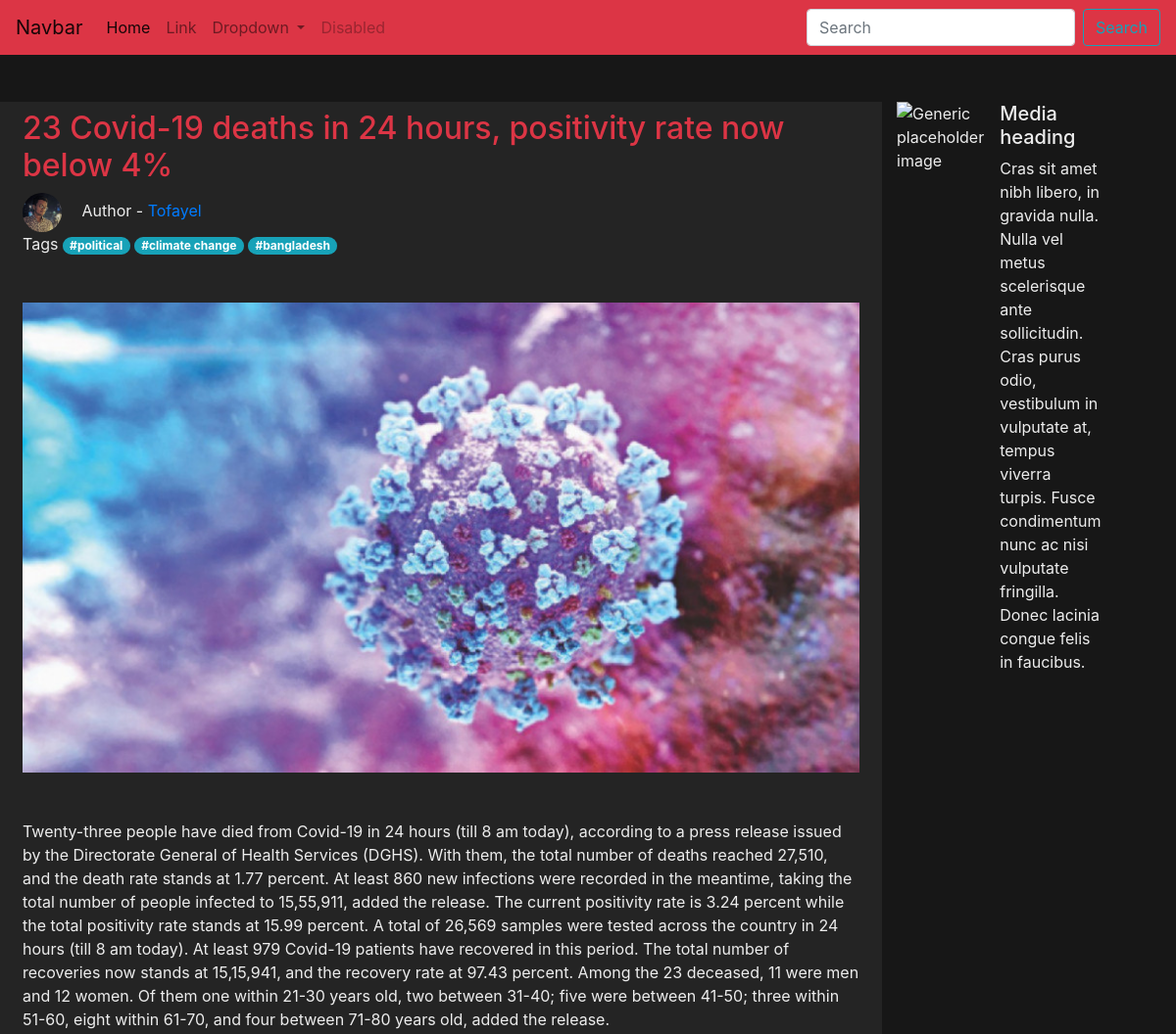
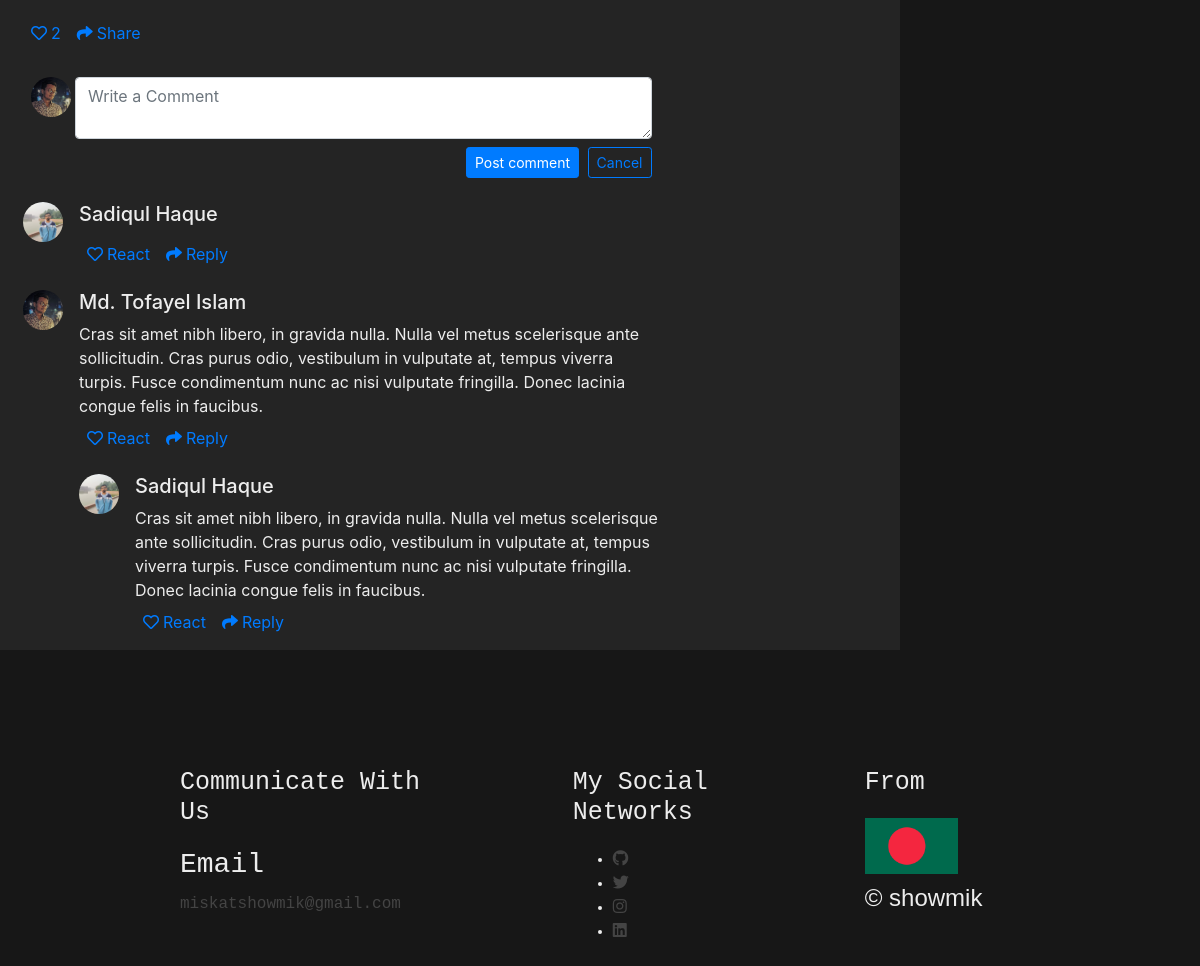
The page /news/2 on the database its author committed (2 pictures, top to bottom).
### blogs/models.py (models this page shows, shortened)
class Blog(models.Model):
    title = models.CharField(max_length=255)
    body = models.TextField(max_length=10000)
    img = models.ImageField(upload_to="media")
    author = models.ForeignKey(Author, on_delete=SET_NULL,null=True)
    time_created = models.DateTimeField(auto_now_add=True)
    react = models.IntegerField(blank=True, null=True)
    comment = models.ManyToManyField(Comment)
    category = models.ForeignKey(Category, on_delete=SET_NULL, null=True)
    tags = models.ManyToManyField(Tag)

class Author(models.Model):
    name = models.CharField(max_length=50)
    author_img = models.ImageField(upload_to="media")
    email = models.EmailField()
    institution = models.CharField(max_length=100 , blank=True,null=True)
    study_subject = models.CharField(max_length=100, blank=True, null=True)
    current_year = models.CharField(max_length=50, blank=True, null=True)
    github = models.CharField(max_length=100, blank=True, null=True)
    facebook = models.CharField(max_length=100, blank=True, null=True)
    Twitter = models.CharField(max_length=100, blank=True, null=True)

class Tag(models.Model):
    name = models.CharField(max_length=100, blank=True, null=True)
    def __str__(self):
        return self.name

### blogs/views.py (the view)
# urls.py: path('news/<int:pk>', views.home2, name='news')
def home2(request, pk):
    current_blog = Blog.objects.get(id=pk)
    tag = current_blog.tags.all()
    tags = []
    for i in range(len(tag)):
        tags.append(tag[i])
    context = {
        'current': current_blog,
        'tags': tags
    }
    return render(request, 'blogs/single_blog_page.html', context)

### templates/blogs/single_blog_page.html (shortened to what this page needs)
{% load static %}
<!DOCTYPE html>
<html lang="en">
<head>
    <link
            rel="stylesheet"
            href="https://stackpath.bootstrapcdn.com/bootstrap/4.1.1/css/bootstrap.min.css"
    />
    <link
            rel="stylesheet"
            href="https://use.fontawesome.com/releases/v5.15.3/css/all.css"
    />
    <link rel="stylesheet" href="{% static 'css/style2.css' %}"/>
</head>
<body>
{% include 'blogs/navbar.html' %}
<main class="container-fluid my-5">
    <div class="row">
        <div class="col-9 main1">
            <div class="d-flex flex-column">
                <div class="p-2">
                    <h2 class="text-danger">
                        {{ current.title }}
                    </h2>
                    <img
                            class="mr-3 rounded-circle"
                            src="{% get_media_prefix %}{{ current.author.author_img }}"
                            width="40"
                            alt="Generic placeholder image"
                    />
                    <p class="d-inline">Author - <a href="">{{ current.author.name }}</a></p>
                    <div class="tag">
                        <span>Tags</span>
                    {% for tag in tags %}
                        <span class="badge badge-pill badge-info">#{{ tag }}</span>
                    {% endfor %}
                    </div>
                    <img src="{% get_media_prefix %}{{ current.img }}" class="img-fluid my-5" alt="Responsive image">
                    <p>
                        {{ current.body }}
                    </p>
                    <div class="">
                        <div class="d-flex flex-row fs-12">
                            <div class="like p-2 cursor">
                                <a href=""
                                ><i class="far fa-heart"></i
                                ><span class="ml-1">{{ current.react }}</span></a
                                >
                            </div>
                            <div class="like p-2 cursor">
                                <a href=""
                                ><i class="fa fa-share"></i
                                ><span class="ml-1">Share</span></a
                                >
                            </div>
                        </div>
                    </div>
                </div>
                <div class="p-2 w-75">
                    <div class="p-2">
                        <div class="d-flex flex-row align-items-start">
                            <img
                                    class="rounded-circle"
                                    src="{% static 'images/tofayel.jpg' %}"
                                    width="40"
                            /><textarea
                                class="form-control ml-1 shadow-none textarea"
                                placeholder="Write a Comment"
                        ></textarea>
                        </div>
                        <div class="mt-2 text-right">
                            <button
                                    class="btn btn-primary btn-sm shadow-none"
                                    type="button"
                            >
                                Post comment
                            </button
                            >
                            <button
                                    class="btn btn-outline-primary btn-sm ml-1 shadow-none"
                                    type="button"
                            >
                                Cancel
                            </button>
                        </div>
                    </div>
                </div>
                <div class="p-2 w-75">
                    <div class="media">
                        <img
                                class="mr-3 rounded-circle"
                                src="{% static 'images/sadi.jpg' %}"
                                width="40"
                                alt="Generic placeholder image"
                        />
                        <div class="media-body">
                            <h5 class="mt-0">Sadiqul Haque</h5>
                            <div class="">
                                <div class="d-flex flex-row fs-12">
                                    <div class="like p-2 cursor">
                                        <a href=""
                                        ><i class="far fa-heart"></i
                                        ><span class="ml-1">React</span></a
                                        >
                                    </div>
                                    <div class="like p-2 cursor">
                                        <a href=""
                                        ><i class="fa fa-share"></i
                                        ><span class="ml-1">Reply</span></a
                                        >
                                    </div>
                                </div>
                            </div>
                        </div>
                    </div>
                </div>
                <div class="p-2">
                    <div class="media w-75">
                        <img
                                class="mr-3 rounded-circle"
                                src="{% static 'images/tofayel.jpg' %}" width="40"
                                alt="Generic placeholder image"
                        />
                        <div class="media-body">
                            <h5 class="mt-0">Md. Tofayel Islam</h5>
                            Cras sit amet nibh libero, in gravida nulla. Nulla vel metus
                            scelerisque ante sollicitudin. Cras purus odio, vestibulum in
                            vulputate at, tempus viverra turpis. Fusce condimentum nunc ac
                            nisi vulputate fringilla. Donec lacinia congue felis in
                            faucibus.
                            <div class="">
                                <div class="d-flex flex-row fs-12">
                                    <div class="like p-2 cursor">
                                        <a href=""
                                        ><i class="far fa-heart"></i
                                        ><span class="ml-1">React</span></a
                                        >
                                    </div>
                                    <div class="like p-2 cursor">
                                        <a href=""
                                        ><i class="fa fa-share"></i
                                        ><span class="ml-1">Reply</span></a
                                        >
                                    </div>
                                </div>
                            </div>
                            <div class="media mt-3">
                                <a class="pr-3" href="#">
                                    <img src="{% static 'images/sadi.jpg' %}"
                                         class="rounded-circle"
                                         width="40"
                                         alt="Generic placeholder image"
                                    />
                                </a>
                                <div class="media-body">
                                    <h5 class="mt-0">Sadiqul Haque</h5>
                                    Cras sit amet nibh libero, in gravida nulla. Nulla vel
                                    metus scelerisque ante sollicitudin. Cras purus odio,
                                    vestibulum in vulputate at, tempus viverra turpis. Fusce
                                    condimentum nunc ac nisi vulputate fringilla. Donec
                                    lacinia congue felis in faucibus.
                                    <div class="">
                                        <div class="d-flex flex-row fs-12">
                                            <div class="like p-2 cursor">
                                                <a href=""
                                                ><i class="far fa-heart"></i
                                                ><span class="ml-1">React</span></a
                                                >
                                            </div>
                                            <div class="like p-2 cursor">
                                                <a href=""
                                                ><i class="fa fa-share"></i
                                                ><span class="ml-1">Reply</span></a
                                                >
                                            </div>
                                        </div>
                                    </div>
                                </div>
                            </div>
                        </div>
                    </div>
                </div>
            </div>
        </div>
        <div class="col-2">
            <div class="media">
                <img class="mr-3" src="..." alt="Generic placeholder image"/>
                <div class="media-body">
                    <h5 class="mt-0">Media heading</h5>
                    Cras sit amet nibh libero, in gravida nulla. Nulla vel metus
                    scelerisque ante sollicitudin. Cras purus odio, vestibulum in
                    vulputate at, tempus viverra turpis. Fusce condimentum nunc ac
                    nisi vulputate fringilla. Donec lacinia congue felis in faucibus.
                </div>
            </div>
        </div>
    </div>
</main>
{% include 'blogs/footer.html' %}
</body>
</html>

### static/css/style2.css (style rules this page uses)
:root { --body_background_color:#171717; --body_font_color:#EDEDED; --red:#DA0037; --dark_grey:#444444; }
body { background-color: #171717; color: #EDEDED; }
.tag { width: 50%; }
.main1 { background-color: #242424; }

### rows shown on the page
Blog: title "23 Covid-19 deaths in 24 hours, positivity rate now below 4%", author.author_img (picture), author.name "Tofayel", img (picture), body "Twenty-three people have died from Covid-19 in 24 hours (till 8 am today), according to a press release issued by the Directorate General of Health Services (DGHS). With them, the total number of deaths reached 27,510, and the death rate stands at 1.77 percent. At least 860 new infections were recorded in the meantime, taking the total number of people infected to 15,55,911, added the release. The current positivity rate is 3.24 percent while the total positivity rate stands at 15.99 percent. A total of 26,569 samples were tested across the country in 24 hours (till 8 am today). At least 979 Covid-19 patients have recovered in this period. The total number of recoveries now stands at…", react "2"
Tag: name "political"
Tag: name "climate change"
Tag: name "bangladesh"
